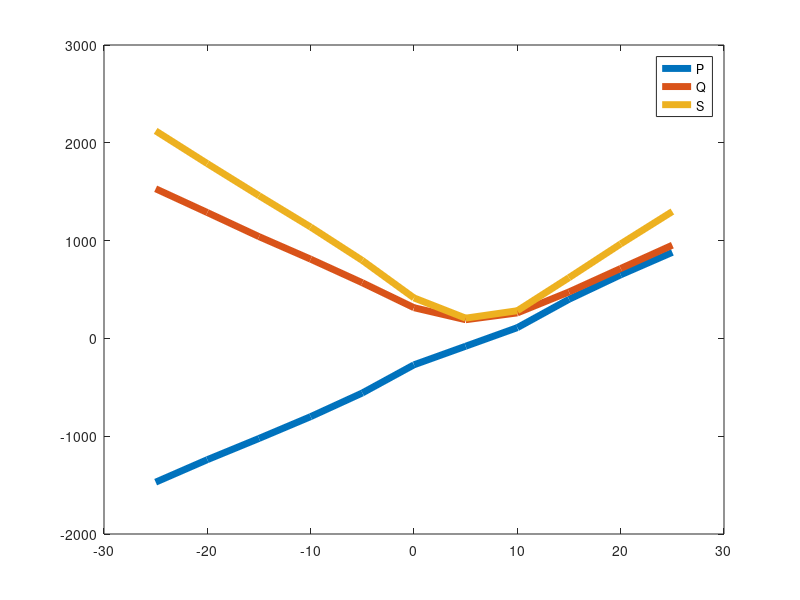

Recreate this plot in MATLAB.
alpha = [-25,   -20,   -15,   -10,  -5,   0,    5,   10,   15,  20,  25];
U =     345;
I =     [6.15,  5.18,  4.23,  3.3,  2.31, 1.2,  0.6, 0.82, 1.8, 2.8, 3.76];
S = U*I;
P =     [-1470, -1240, -1023, -800, -558, -270, -80, 110,  400, 650, 880];
Q = sqrt(S.^2 - P.^2);

plot(alpha,P, 'linewidth', 5, alpha, Q, 'linewidth', 5, alpha,S, 'linewidth', 5)
legend('P', 'Q', 'S')
